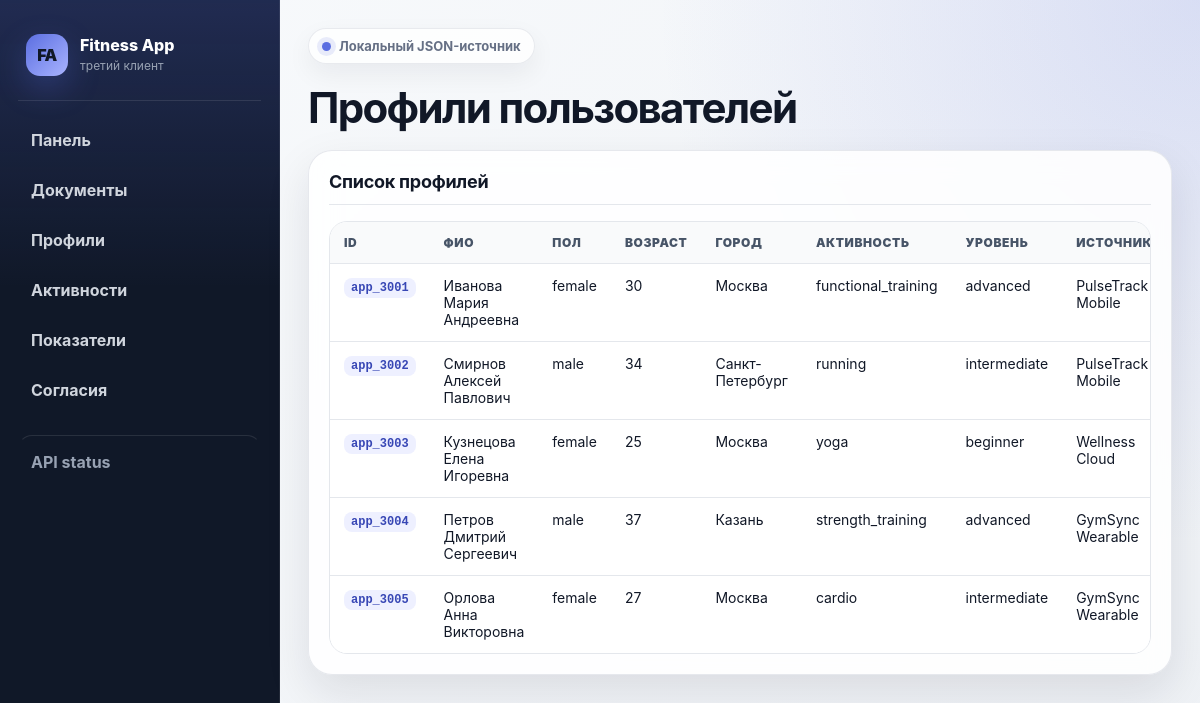
/profiles/, run on the app's committed database.
### mobile_source/models.py (models this page shows, shortened)
class FitnessDocument(models.Model):
    local_id = models.CharField("Локальный ID пользователя", max_length=64, unique=True)
    document = models.JSONField("JSON-документ пользователя", default=dict)
    created_at = models.DateTimeField("Дата создания", auto_now_add=True)
    updated_at = models.DateTimeField("Дата обновления", auto_now=True)
    class Meta:
        verbose_name = "JSON-документ фитнес-приложения"
        verbose_name_plural = "JSON-документы фитнес-приложения"
        ordering = ["local_id"]

### mobile_source/views.py (the view)
# urls.py: path("profiles/", views.profiles_page, name="profiles_page"),
def profiles_page(request):
    documents_qs = FitnessDocument.objects.order_by("local_id")
    profiles = [user_to_dict(item, include_nested=False, include_raw=False) for item in documents_qs]
    return render(request, "mobile_source/profiles.html", {"profiles": profiles})

### mobile_source/views.py (called while the page is built)
def _parse_date(value):
    if not value:
        return None
    try:
        return datetime.fromisoformat(str(value).replace("Z", "+00:00")).date()
    except ValueError:
        try:
            return date.fromisoformat(str(value))
        except ValueError:
            return None

def _age_from_birth_date(value):
    birth_date = _parse_date(value)
    if not birth_date:
        return None
    today = date.today()
    return today.year - birth_date.year - ((today.month, today.day) < (birth_date.month, birth_date.day))

def _get_document_data(item):
    return item.document if isinstance(item.document, dict) else {}

def _profile(doc):
    return doc.get("profile", {}) if isinstance(doc.get("profile", {}), dict) else {}

def _organization(doc):
    return doc.get("organization", {}) if isinstance(doc.get("organization", {}), dict) else {}

def _consent(doc):
    return doc.get("consent", {}) if isinstance(doc.get("consent", {}), dict) else {}

def organization_to_dict(doc):
    organization = _organization(doc)
    return {
        "organization_id": organization.get("orgId"),
        "organization_name": organization.get("name"),
        "organization_type": organization.get("type"),
        "city": organization.get("city"),
    }

def consent_to_dict(doc, local_user_id):
    consent = _consent(doc)
    return {
        "local_user_id": local_user_id,
        "open_to_offers": bool(consent.get("openToOffers", False)),
        "visible_data_categories": consent.get("visibleDataCategories", []),
        "allowed_organization_types": consent.get("allowedOrganizationTypes", []),
        "granted_at": consent.get("grantedAt"),
        "expires_at": consent.get("expiresAt"),
        "status": consent.get("status", "unknown"),
    }

### mobile_source/templates/mobile_source/profiles.html (shortened to what this page needs)
{% extends "mobile_source/base.html" %}
{% block content %}
<h1>Профили пользователей</h1>
<section class="card">
    <h2>Список профилей</h2>
    {% if profiles %}
        <div class="table-wrap">
            <table>
                <tr><th>ID</th><th>ФИО</th><th>Пол</th><th>Возраст</th><th>Город</th><th>Активность</th><th>Уровень</th><th>Источник</th></tr>
                {% for profile in profiles %}
                    <tr>
                        <td><code>{{ profile.local_user_id }}</code></td>
                        <td>{{ profile.full_name|default:"—" }}</td>
                        <td>{{ profile.gender|default:"—" }}</td>
                        <td>{{ profile.age|default:"—" }}</td>
                        <td>{{ profile.city|default:"—" }}</td>
                        <td>{{ profile.sport_type|default:"—" }}</td>
                        <td>{{ profile.training_level|default:"—" }}</td>
                        <td>{{ profile.organization.organization_name|default:"—" }}</td>
                    </tr>
                {% endfor %}
            </table>
        </div>
    {% else %}
        <div class="muted">Профили пока не добавлены.</div>
    {% endif %}
</section>
{% endblock %}

### mobile_source/templates/mobile_source/base.html (style rules this page uses)
:root { --page: #eef1f5; --panel: #101828; --panel-soft: #1d2939; --surface: #ffffff; --surface-2: #f8fafc; --text: #111827; --muted: #667085; --line: #e4e7ec; --accent: #5b6ee1; --accent-2: #3847b5; --danger: #d92d20; --success: #039855; --shadow: 0 18px 45px rgba(16, 24, 40, 0.10); }
* { box-sizing: border-box; }
body { margin: 0; min-height: 100vh; font-family: Inter, "Segoe UI", Arial, sans-serif; color: var(--text); background: radial-gradient(circle at top right, rgba(91, 110, 225, 0.17), transparent 34rem), linear-gradient(135deg, #f8fafc 0%, var(--page) 100%); }
h1 { margin: 0 0 20px; font-size: clamp(28px, 4vw, 42px); line-height: 1.05; letter-spacing: -0.04em; }
h2 { margin: 0 0 16px; font-size: 18px; letter-spacing: -0.015em; }
.card { background: rgba(255, 255, 255, 0.88); backdrop-filter: blur(14px); border: 1px solid rgba(228, 231, 236, 0.92); border-radius: 24px; padding: 20px; box-shadow: var(--shadow); margin-bottom: 18px; }
.card h2 { padding-bottom: 12px; border-bottom: 1px solid var(--line); }
.table-wrap { overflow-x: auto; border: 1px solid var(--line); border-radius: 18px; background: var(--surface); }
table { width: 100%; border-collapse: separate; border-spacing: 0; font-size: 14px; }
th, td { border-bottom: 1px solid var(--line); padding: 13px 14px; text-align: left; vertical-align: top; }
tr:last-child td { border-bottom: 0; }
th { color: #475467; font-size: 12px; font-weight: 900; text-transform: uppercase; letter-spacing: 0.05em; background: #f9fafb; }
code { background: #eef0ff; color: #3847b5; padding: 3px 7px; border-radius: 8px; font-size: 12px; font-weight: 800; }

### data on the page
FitnessDocument: local_user_id "app_3001", full_name "Иванова Мария Андреевна", gender "female", age "30", city "Москва", sport_type "functional_training", training_level "advanced", organization.organization_name "PulseTrack Mobile"
FitnessDocument: local_user_id "app_3002", full_name "Смирнов Алексей Павлович", gender "male", age "34", city "Санкт-Петербург", sport_type "running", training_level "intermediate", organization.organization_name "PulseTrack Mobile"
FitnessDocument: local_user_id "app_3003", full_name "Кузнецова Елена Игоревна", gender "female", age "25", city "Москва", sport_type "yoga", training_level "beginner", organization.organization_name "Wellness Cloud"
FitnessDocument: local_user_id "app_3004", full_name "Петров Дмитрий Сергеевич", gender "male", age "37", city "Казань", sport_type "strength_training", training_level "advanced", organization.organization_name "GymSync Wearable"
FitnessDocument: local_user_id "app_3005", full_name "Орлова Анна Викторовна", gender "female", age "27", city "Москва", sport_type "cardio", training_level "intermediate", organization.organization_name "GymSync Wearable"
